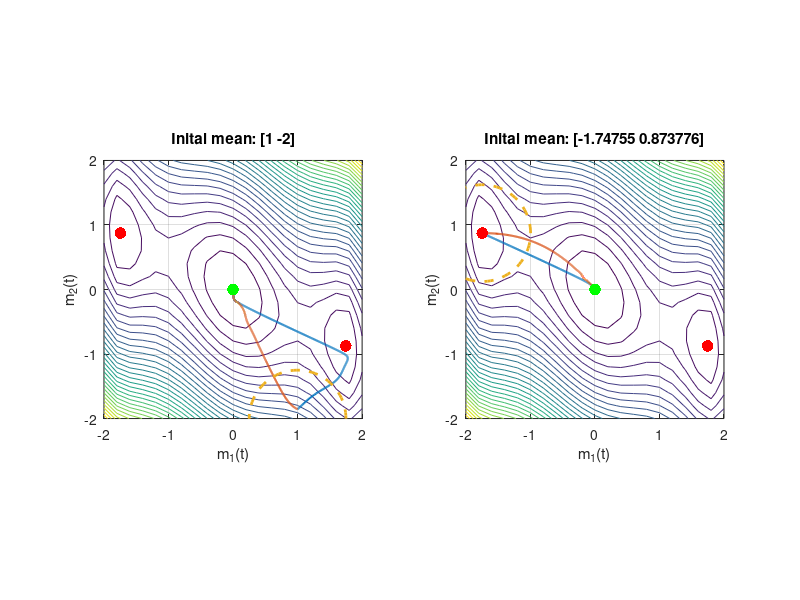

This figure's MATLAB source: (Note: this script raises an error after producing the figure.)
clc; clear; close all;

% Global
S = (-2:0.2:2)';
[X,Y] = meshgrid(S);
strategies = [X(:),Y(:)];           % Each row is a strategy (s1,s2)

% Inital distributions 
startingPoints = {[1;-2],[-1.74755;0.873776]};
p = numel(startingPoints);
distributions = {};

for k = 1:p
    m0 = startingPoints{k};

    sigma0 = 0.25;
    
    dist2 = (strategies(:,1) - m0(1)).^2 ...
          + (strategies(:,2) - m0(2)).^2;
    
    x0 = exp(-dist2/(2*sigma0^2));
    x0 = x0/sum(x0);

    distributions{end+1} = {x0,sigma0};
end

% Objective minimization (Three-Hump Camel) 
C3 = @(x,y) 2*x.^2 - 1.05*x.^4 + (1/6)*x.^6 +x.*y + y.^2;

% Approximation minimization
sStar = [0;0];                      % Global minimizer
min1 = [-1.74755;0.873776];         % Local min 1
min2 = [1.74755;-0.873776];         % Local min 2

q = @(x,y) 2*x.^2 + x.*y + y.^2;

% Values on strategy grid for dynamics
objValues = C3(strategies(:,1),strategies(:,2));
qValues = q(strategies(:,1),strategies(:,2));

tspan = [0,180];
solutions = {};

for k = 1:p
    x0 = distributions{k}{1};
    
    F = @(x) x'*objValues - objValues;  % Vector payoff
    f = @(t,x) x.*(F(x) - x'*F(x));     % Replicator dynamics
    
    [tf,xf] = ode45(f, tspan, x0);      % Simulate dynamics
    xf = xf';
    
    Fq = @(x) x'*qValues - qValues;     % Vector payoff
    fq = @(t,x) x.*(Fq(x) - x'*Fq(x));  % Replicator dynamics
    
    [tq,xq] = ode45(fq, tspan, x0);     % Simulate dynamics
    xq = xq';

    solutions{end+1} = {xf,xq,tf,tq};
end 

% Plotting 
dS = S(2)-S(1);                         % Grid spacing
dA = dS^2;                              % Area element

objGrid = reshape(objValues, size(X));  % Turn function into square matrix
qGrid = reshape(qValues, size(X));

% % Objective and Approximation
% figure;
% 
% subplot(1,2,1)
% surf(X,Y,objGrid,'EdgeColor','none');
% xlabel('s_1');
% ylabel('s_2');
% zlabel('f(s_1,s_2)');
% title('Three-Hump Camel objective');
% grid on;
% view(45,30);
% 
% subplot(1,2,2)
% surf(X,Y,qGrid,'EdgeColor','none');
% xlabel('s_1');
% ylabel('s_2');
% zlabel('q(s_1,s_2)');
% title('Quadratic approximation');
% grid on;
% view(45,30);

% Mean Trajectories on Contour Plots
figure;

for k = 1:p
    xf = solutions{k}{1};
    xq = solutions{k}{2};

    xfplot = xf ./ sum(xf,1);
    xqplot = xq ./ sum(xq,1);

    xfdensity = xfplot / dA;
    xqdensity = xqplot / dA;

    M1 = strategies' * xfplot;
    M2 = strategies' * xqplot;

    subplot(1,2,k);

    [~,h1] = contour(X,Y,objGrid,30);
    hold on;

    h2 = plot(M1(1,:),M1(2,:),'LineWidth',1.5);
    h3 = plot(M2(1,:),M2(2,:),'LineWidth',1.5);
    h4 = plot(sStar(1),sStar(2),'g.','MarkerSize',25);  % Global min
    h6 = plot(min1(1),min1(2),'r.','MarkerSize',25);    % Local min 1
    h7 = plot(min2(1),min2(2),'r.','MarkerSize',25);    % Local min 2

    % Initial distribution plot
    r = 3*distributions{k}{2};
    cx = startingPoints{k}(1);
    cy = startingPoints{k}(2);

    theta = linspace(0,2*pi,100);
    x = r*cos(theta) + cx;
    y = r*sin(theta) + cy;

    h5 = plot(x,y,'--','LineWidth',2);
    hold off;

    xlabel('m_1(t)');
    ylabel('m_2(t)');
    grid on;
    axis equal;
    xlim([-2, 2]);
    ylim([-2, 2]);
    title(['Inital mean: ', mat2str(startingPoints{k}')]);
end

led1 = 'Inital distribution w/ sigma_0=';
led2 = num2str(sigma0);

sgtitle('Mean trajectories on objective contours');
legend([h1, h2, h3, h4, h6, h5], ...
    {'Objective contours', 'm(t)', 'm_q(t)', 'Global minimizer', ...
    'Local minima', strcat(led1,led2)}, ...
    'Position', [0.35 0.01 0.3 0.05], ...
    'Orientation', 'horizontal');

% Mean Convergence Rate Comparison
figure;

for k = 1:p
    xf = solutions{k}{1};
    xq = solutions{k}{2};

    tf = solutions{k}{3};
    tq = solutions{k}{4};

    xfplot = xf ./ sum(xf,1);
    xqplot = xq ./ sum(xq,1);

    mf = strategies' * xfplot;
    mq = strategies' * xqplot;

    nf = vecnorm(mf - sStar,2,1);
    nq = vecnorm(mq - sStar,2,1);

    subplot(1,2,k);
    plot(tf,nf,'LineWidth',1.5);
    hold on;
    plot(tq,nq,'LineWidth',1.5);
    hold off;
    
    xlabel('Time t');
    ylabel('||m(t) - m^*||_2');
    title(['Starting point ', mat2str(startingPoints{k}')]);
    legend('m(t)','m_q(t)');
    grid on;
end

sgtitle('Mean convergence to global minimizer');

% Evolution of Max EVal from Covariance Matrix
figure;

for k = 1:p
    xf = solutions{k}{1};
    xq = solutions{k}{2};

    tf = solutions{k}{3};
    tq = solutions{k}{4};

    xfplot = xf ./ sum(xf,1);
    xqplot = xq ./ sum(xq,1);

    mf = strategies' * xfplot;
    mq = strategies' * xqplot;

    Cf = zeros(2,2,length(tf));
    Cq = zeros(2,2,length(tq));

    for j = 1:length(tf)
        xj = xfplot(:,j);
        mj = mf(:,j);

        Cf(:,:,j) = strategies' * (strategies .* xj) - mj*mj';
    end

    for j = 1:length(tq)
        xj = xqplot(:,j);
        mj = mq(:,j);

        Cq(:,:,j) = strategies' * (strategies .* xj) - mj*mj';
    end

    maxEvaluesF = zeros(1, length(tf));
    maxEvaluesQ = zeros(1, length(tq));

    for j = 1:length(tf)
        maxEvaluesF(j) = max(eig(Cf(:,:,j)));
    end

    for j = 1:length(tq)
        maxEvaluesQ(j) = max(eig(Cq(:,:,j)));
    end

    subplot(1,2,k);
    plot(tf,maxEvaluesF,'LineWidth',1.5);
    hold on;
    plot(tq,maxEvaluesQ,'LineWidth',1.5);
    hold off;

    xlabel('Time t');
    ylabel('Max eigenvalue');
    title(['Starting point ', mat2str(startingPoints{k}')]);
    legend('lambda_{max}(C(t))','lambda_{max}(C_q(t))');
    grid on;
end

sgtitle('Covariance max eigenvalue evolution');
